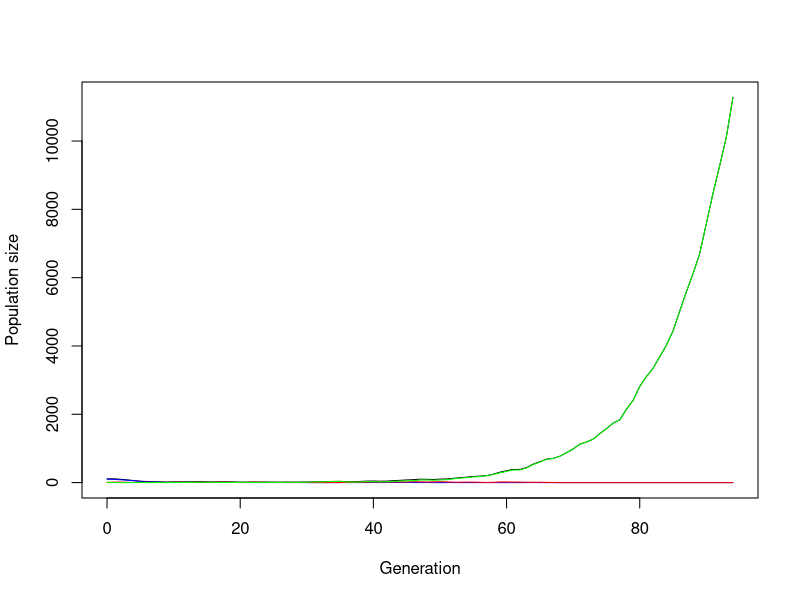
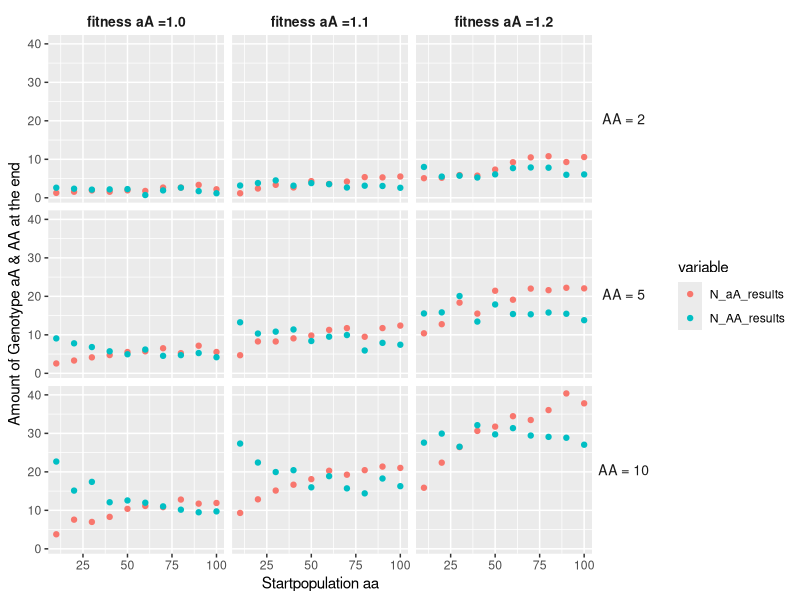
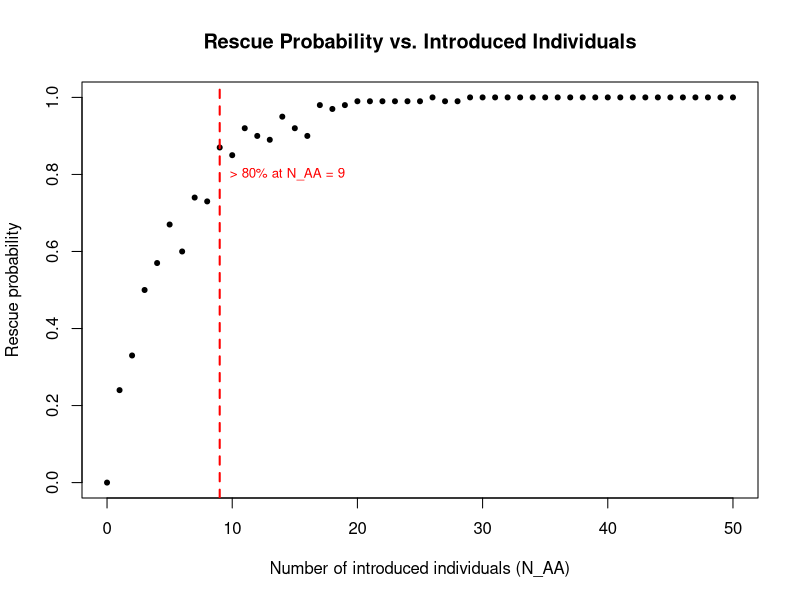
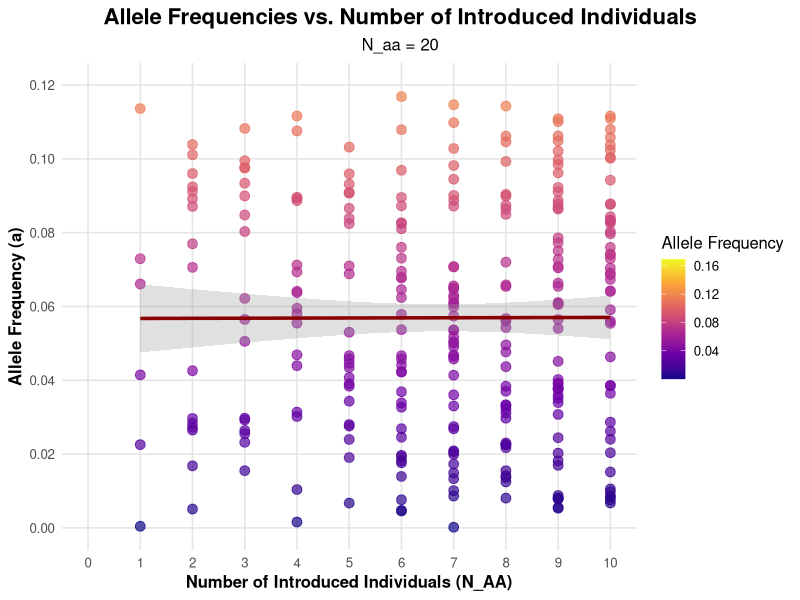
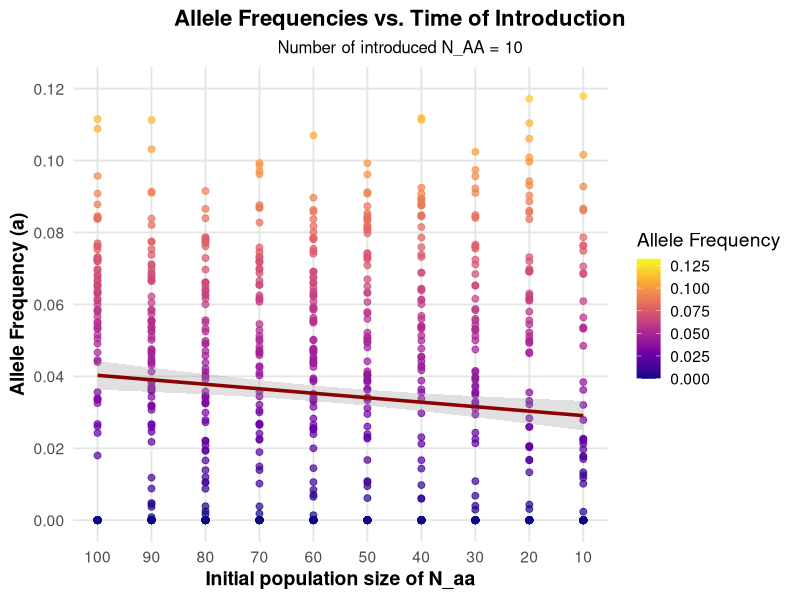

These figures' R source, in order:
## ---- chunk 1

#defining starting pop size of the genotypes
N_aa <- 100
N_aA <- 0
N_AA <- 10

#defining fitness reduction & benefit of the genotypes
r_aa <- 0.2         # fitness reduction of aa allel comb. equal to decay_rate
s_aA <- 1.10        # fitness benefit of allel A, equal to sel_coeff
s_AA <- 1.10        # fitness benefit of allel A, equal to sel_coeff



# --- Simulation of one generation with three genotypes ---
simulate_gen <- function(N_aa, N_aA, N_AA, r_aa, s_aA, s_AA) {

  # Reproduction with fitness malus/benefit
  offsp_aa <- rpois(1, N_aa * (1-r_aa))
  offsp_aA <- rpois(1, N_aA * s_aA)
  offsp_AA <- rpois(1, N_AA * s_AA)  
  
  # Total numbeer of gamets proportional to the frequency of alleles A and a
  total_gametes <- 2 * (offsp_aa + offsp_aA + offsp_AA)
  freq_A <- (2 * offsp_AA + offsp_aA) 
  freq_a <- total_gametes - freq_A
  
  
  
  # if loop to account for extinction
  if (total_gametes > 0) {

  # Change of allele frequencies (A -> a, a -> A); p = (freq_A / total_gametes), q = (freq_a / total_gametes) 
  # hardy equilibrium 1 = p^2 +2pq +q^2
  predicted_freq_aa <- (freq_a/total_gametes)^2
  predicted_freq_aA <- 2*(freq_A / total_gametes)*(freq_a / total_gametes)
  predicted_freq_AA <- (freq_A/total_gametes)^2
  
   # Random draw of new genotypes under hardy-weinberg conditions
  N_total <- offsp_aa + offsp_aA + offsp_AA
  genotypes <- rmultinom(1, N_total, prob = c(predicted_freq_aa, predicted_freq_aA, predicted_freq_AA))
  
  N_aa_new <- genotypes[1]
  N_aA_new <- genotypes[2]
  N_AA_new <- genotypes[3]

  return(c(N_aa_new, N_aA_new, N_AA_new))
  }
  
  # in case of extinction
  else
  return(c(0,0,0))
  
  
}

print(simulate_gen(N_aa, N_aA, N_AA, r_aa, s_aA, s_AA))
## ---- chunk 2

# parameter to stop simulation pop if this pop size is reached
max_pop_size <- 100


# creat function to generate a population, using the function to generate a generation
simulate_pop <- function(N_aa, N_aA, N_AA, r_aa, s_aA, s_AA, t_max) {
  
  # Create the vector in which to save the results
  pop_vector <- c(N_aa, N_aA, N_AA)
  # initiate the variables
  pop_new <- c(N_aa, N_aA, N_AA)
  
  # run the simulation until generation t_max
  for (i in 1:(t_max+1)) {
   
    # break for loop if pop went extinct or x-times pop size
    if (pop_new[1]+pop_new[2]+pop_new[3]>=max_pop_size*(N_aa+N_aA+N_AA) | pop_new[1]+pop_new[2]+pop_new[3]==0) break
   
    # redefine the current population one generation later
    pop_new <- simulate_gen(pop_new[1],pop_new[2],pop_new[3], r_aa, s_aA, s_AA)
    
    
    # add the new population sizes to the output vector
    pop_vector <- rbind(pop_vector,pop_new)
  }
  
  # define the row and column names of the output vector 
  rownames(pop_vector) <- (0:t_max+1)[1:length(pop_vector[,1])]  
  colnames(pop_vector) <- c("aa","aA","AA")
  
  # return the result
  return(pop_vector)	
}




###### Test the function and plot the result

# set t_max to a value to be used througout
t_max <- 1000

# create your simulation data
output <- simulate_pop(N_aa, N_aA, N_AA, r_aa, s_aA, s_AA, t_max)

# show the last few lines of the data table
print(tail(output))




###### plot the output 

# determine x axis range 
x_range <- 0:(length(output[,1])-1)

# plots the total population size
plot(x_range,output[,1]+output[,2]+output[,3],type='l',ylim=c(0,max(output[,1]+output[,2]+output[,3])),xlab = "Generation",ylab = "Population size")

# add number of aa genotype
lines(x_range,output[,1], col="blue") 
# add number of aA genotype
lines(x_range,output[,2], col="red")
# add number of AA genotype
lines(x_range,output[,3], col="green")

## ---- chunk 3
# set some parameters to fixed values
N_aA <- 0
r_aa <- 0.2
s_AA <- 1.1
t_max <- 200

# determine how often to run the simulation for each set of parameters
no_replicates <- 100

# set parameters to vary
N_aa_vector <- c( seq(10, 100, by=10))
N_AA_vector <- c(10, 5, 2)
s_aA_vector <- c(1, 1.1, 1.2) 


# create a data frame to save the results
data_table <- data.frame(array(NA,dim=c(0,8), dimnames=list(c(), c(paste0(c("N_aa","N_aA", "N_AA","min_gen","min_size","N_aa_str_pop","N_AA_str_pop","s_aA_fit_hybrid"),"_results")))))

# create a data frame to save the results of one loop
result_one_loop <- data.frame(array(NA,dim=c(1,8), dimnames=list(c(), c(paste0(c("N_aa","N_aA", "N_AA","min_gen","min_size","N_aa_str_pop","N_AA_str_pop","s_aA_fit_hybrid"),"_results")))))
        


##### run the simulation across all chosen parameters

# loop over starting pop size of aa
for(N_aa in N_aa_vector){
  # loop over starting pop size of AA
  for(N_AA in N_AA_vector){
    # loop over fitness of hybrid
    for(s_aA in s_aA_vector){
       
      #reset counter for no_replicates to 1
      i<-1
      repeat {
        
        # increase counter by one
        i<-i+1
        
        # run the simulation once
        one_run <- simulate_pop(N_aa = N_aa, N_aA = N_aA, N_AA = N_AA , r_aa = 0.2, s_aA = s_aA, s_AA = 1.1, t_max = 10)
     

        # collecting the number of genotypes after one simulation
        N_aa_end <- c(tail(one_run[, 1],1)) 
        N_aA_end <- c(tail(one_run[, 2],1)) 
        N_AA_end <- c(tail(one_run[, 3],1)) 

        
        # determine total population sizes
        total_size <- one_run[,1]+one_run[,2]
        
        # determine minimum population size reached during simulation
        min_size <- min(total_size)
        
        # determine (first) generation at which this population size occurred; if min pop size = 0 -> time of extinction
        min_gen <- as.numeric(which(total_size==min_size)[1])
        
        
        # enter the data into the table
        result_one_loop$N_aa_results <- N_aa_end
        result_one_loop$N_aA_results <- N_aA_end
        result_one_loop$N_AA_results <- N_AA_end
        result_one_loop$min_size_results <- min_size
        result_one_loop$min_gen_results <- min_gen
        result_one_loop$s_aA_fit_hybrid_results <- s_aA
        result_one_loop$N_aa_str_pop_results <- N_aa
        result_one_loop$N_AA_str_pop_results <- N_AA
        
        # ad the results of one simulation to the data frame with the results
        data_table <- rbind(data_table, result_one_loop)
        
        # stops loop if the simulation was run the time required
        if(i>no_replicates) break
      }       
    } 
  } 
}

# print the first few results in the data frame
print(head(data_table))

## ---- chunk 4

#open ggplot & tidyvers
library(ggplot2)
library(tidyr)

# calculate the mean of every run of the same combinations of the variables we wanted to test
mean_comb <- aggregate(data_table, list(data_table$s_aA_fit_hybrid_results, data_table$N_aa_str_pop_results, data_table$N_AA_str_pop_results), mean)




#### create a plot that compares the important aspects


# combine the results of aA and AA to compare them at the same time
long_dat <- mean_comb %>%
  pivot_longer(cols = c(N_aA_results, N_AA_results),   
               names_to = "variable",
               values_to = "value")



# create the plot
ggplot(long_dat, aes(x = N_aa_str_pop_results,
           y = value,
           colour = variable)) +
  geom_point() +
  facet_grid(
    rows = vars(factor(N_AA_str_pop_results,
                       labels = c("AA = 2", "AA = 5", "AA = 10"))),
    cols = vars(factor(s_aA_fit_hybrid_results,
                       labels = c("fitness aA =1.0", "fitness aA =1.1", "fitness aA =1.2")))
  ) +
  labs(x = "Startpopulation aa", y = "Amount of Genotype aA & AA at the end") +
  theme(strip.background = element_blank(),   # Hintergrund weg
        strip.text.x     = element_text(size = 10, face = "bold"),
        strip.text.y     = element_text(size = 10, angle = 0))

## ---- chunk 5
# --- Rescue probability simulation ---

rescue_prob <- function(N_AA_intro,          # number of AA individuals introduced at t = 0
                        n_reps   = 100,      # number of replicates
                        N_aa     = 100,      # initial number of aa individuals
                        N_aA     = 0,        # initial number of aA heterozygotes
                        r_aa     = 0.2,      # decay rate (1-r_aa)
                        s_aA     = 1.10,     # selection coefficient of aA (fitness multiplier)
                        s_AA     = 1.10,     # selection coefficient of AA (fitness multiplier)
                        t_max    = 1000) {   # max generations to run each replicate

  rescue_count <- 0          # counter for successful rescues to 0

  for (i in 1:n_reps) {
    # run one population trajectory
    out <- simulate_pop(N_aa, N_aA, N_AA_intro, r_aa, s_aA, s_AA, t_max)

    # extract the final generation (last row of the returned matrix)
    last_gen <- tail(out, 1)

    # total population size at the end
    total_pop <- sum(last_gen)

    # rescue definition: final population larger than the initial one
    if (total_pop > (N_aa + N_aA + N_AA_intro)) {
      rescue_count <- rescue_count + 1
    }
  }

  # return the rescue probability
  return(rescue_count / n_reps)
}

# ------------------------------------------------------------------
# Vary the number of introduced AA individuals from 0 to 50
N_AA_values <- seq(0, 50, by = 1)

# Packing the results (calculated rescue probabilities) into a numeric vector
rescue_probs <- sapply(N_AA_values, rescue_prob, n_reps = 100)

# ------------------------------------------------------------------
# Plot
plot(N_AA_values, rescue_probs, pch = 20,
     xlab = "Number of introduced individuals (N_AA)",
     ylab = "Rescue probability",
     main = "Rescue Probability vs. Introduced Individuals")

# Add a reference line at 80 % rescue probability
target_prob <- 0.8

# Find the smallest introduction size that achieves ≥ 80 % rescue
if (any(rescue_probs >= target_prob)) {
  N_at_80 <- N_AA_values[min(which(rescue_probs >= target_prob))]

  # Draw vertical red dashed line at that introduction size
  abline(v = N_at_80, col = "red", lwd = 2, lty = 2)

  # Annotate the red line
  text(N_at_80, target_prob,
       labels = paste("> 80% at N_AA =", N_at_80),
       pos = 4, col = "red", cex = 0.8)
}
## ---- chunk 6
# --- Rescue probability simulation ---
n_reps <- 100
N_aa <- 20
rescue_prob <- function(N_AA_intro, n_reps, 
                        N_aa = 20, N_aA = 0, 
                        r_aa = 0.2, s_aA = 1.10, s_AA = 1.10, 
                        t_max = 1000) {
  call_freq_a <- c()
  rescue_count <- 0
  
  for (i in 1:n_reps) {
    out <- simulate_pop(N_aa, N_aA, N_AA_intro, r_aa, s_aA, s_AA, t_max)
    #print(out)
    
    # end of simulation = last collum
    last_gen <- tail(out, 1)
    #print(last_gen)
    total_pop <- sum(last_gen)
    
    # rescue criteria: population outgrows the startpopulation
    if (total_pop > (N_aa + N_aA + N_AA_intro)) {
      rescue_count <- rescue_count + 1
      freq_a_sum <- (last_gen[1]*2 + last_gen[2]) / (total_pop*2)
      call_freq_a = rbind(call_freq_a, freq_a_sum)
      #print(call_freq_a)
    }
    else{
      call_freq_a = rbind(call_freq_a, 0)
      #print(call_freq_a)
    }
  }
  
  return(c(call_freq_a))
}
#print(rescue_prob(10))

# Test "area" of variing number pf introduced N_AA
N_AA_values <- seq(0, 10, by = 1)
#print(N_AA_values)


# Calculate rescue probability for each N_AA
rescue_probs <- sapply(N_AA_values, rescue_prob, n_reps)
#print(rescue_probs)

#Here we transform the returned array (call_freq_a) into a data.frame where we have now 2 columns (1.=N_AA, 2.= allele freq. of a n_reps)

#dim(rescue_probs)
array_rp <- array(NA, dim=c(dim(rescue_probs)[1],2), dimnames = list(c(),c("N_AA","allele.freq")))

for(i in N_AA_values){
  
  array_rp[,1] <- i
  
  temp <- rescue_probs[,c(i+1)]
  temp[temp==0] <- NA
  
  array_rp[,2] <- temp
  
  array_rp <- data.frame(array_rp)
  
  if (i==0){ full_array <- array_rp } else { full_array <- rbind(full_array, array_rp)}
}
                  
#plott full_array 
ggplot(full_array, aes(x = N_AA, y = allele.freq)) +
  geom_point(aes(color = allele.freq), size = 3, alpha = 0.7) +  # dots with color fade
  scale_color_viridis_c(option = "plasma") +                      # fade coloring
  geom_smooth(method = "lm", se = TRUE, color = "darkred", size = 1.2, alpha = 0.3) +  # trendline
  scale_x_continuous(breaks = c(0:10)) + # scale x aexis from 0 to
  scale_y_continuous(limits = c(0, 0.12), breaks = seq(0, 0.12, by = 0.02)) +
  labs(
    title = "Allele Frequencies vs. Number of Introduced Individuals",
    subtitle = paste("N_aa =", N_aa),
    x = "Number of Introduced Individuals (N_AA)",
    y = "Allele Frequency (a)",
    color = "Allele Frequency"
  ) +
  theme_minimal(base_size = 12) +       # clean and big theme
  theme(
    plot.title.position = "plot", 
    plot.title = element_text(face = "bold", size = 16, hjust = 0.5),
    plot.subtitle = element_text(size = 12, hjust = 0.5),
    axis.title = element_text(face = "bold"),
    panel.grid.major = element_line(color = "grey90"),
    panel.grid.minor = element_blank()
  )
## ---- chunk 7
# --- Rescue probability simulation ---
n_reps <- 100
N_AA   <- 10
N_aa_values <- seq(100, 10, by = -10)   # 100 90 80 … 10

rescue_prob_aa <- function(N_aa_intro, n_reps, N_AA,
                           N_aA = 0,
                           r_aa = 0.2, s_aA = 1.10, s_AA = 1.10,
                           t_max = 1000) {
  
  call_freq_a  <- numeric(n_reps)   # Vektor statt dynamisches rbind (schneller)
  
  for (i in seq_len(n_reps)) {
    out <- simulate_pop(N_aa_intro, N_aA, N_AA, r_aa, s_aA, s_AA, t_max)
    
    last_gen  <- tail(out, 1)
    total_pop <- sum(last_gen)
    
    if (total_pop > (100 + N_aA + N_AA)) {
      call_freq_a[i] <- (last_gen[1]*2 + last_gen[2]) / (total_pop*2)
    } else {
      call_freq_a[i] <- NA            # NA statt 0 (übersichtlicher)
    }
  }
  return(call_freq_a)                 # Vektor der Länge n_reps
}


## Matrix mit je einer Spalte pro N_aa_intro
rescue_prob_aas <- sapply(N_aa_values, rescue_prob_aa, n_reps, N_AA)

## ----- Ergebnisse sauber in Data-Frame bringen ----------------------
full_df <- data.frame(
  N_aa        = rep(N_aa_values, each = n_reps),
  allele.freq_a = c(rescue_prob_aas)
)

## ----- Plot ---------------------------------------------------------
ggplot(full_df, aes(x = N_aa, y = allele.freq_a)) +
  geom_point(aes(color = allele.freq_a), size = 2, alpha = 0.7) +
  scale_color_viridis_c(option = "plasma") +
  geom_smooth(method = "lm", se = TRUE, color = "darkred", size = 1.2, alpha = 0.3) +
  scale_x_reverse(breaks = seq(0, 100, by = 10)) +
  scale_y_continuous(limits = c(0, 0.12), breaks = seq(0, 0.12, by = 0.02)) +
  labs(
    title = "Allele Frequencies vs. Time of Introduction",
    subtitle = paste("Number of introduced N_AA =", N_AA),
    x = "Initial population size of N_aa",
    y = "Allele Frequency (a)",
    color = "Allele Frequency"
  ) +
  theme_minimal(base_size = 14) +
  theme(
    plot.title.position = "plot", 
    plot.title    = element_text(face = "bold", size = 16, hjust = 0.5),
    plot.subtitle = element_text(size = 12, hjust = 0.5),
    axis.title    = element_text(face = "bold"),
    panel.grid.major = element_line(color = "grey90"),
    panel.grid.minor = element_blank()
  )
